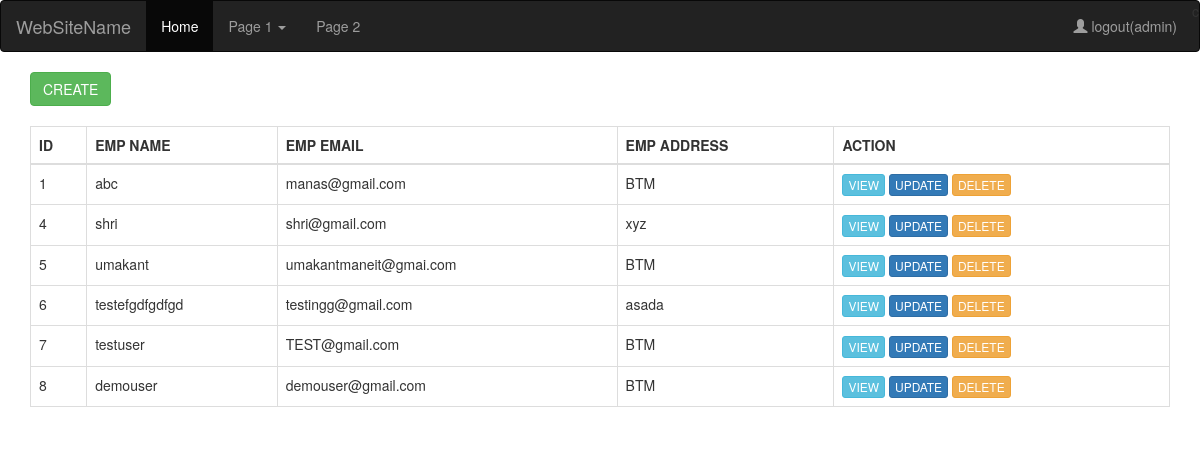
The app's page / (signed in) with its own data.
### crud/models.py (models this page shows, shortened)
class Employee(models.Model):
    emp_name = models.CharField(max_length=50)
    emp_email = models.EmailField(unique=True)
    emp_address = models.CharField(max_length=250)
    class Meta:
        db_table = 'emp'

### crud/views.py (the view)
# urls.py: url(r'^$', views.index),
def index(request):
    resultSet = Employee.objects.raw('select * from emp')
    return render(request, 'crud/index.html', {'data':resultSet})

### crud/templates/crud/index.html (shortened to what this page needs)
{% extends 'layout.html' %}
{% block content %}
<a href="/create" class="btn btn-success">CREATE</a></br></br>
<table class="table table-bordered">
    <thead>
      <tr>
        <th>ID</th>
        <th>EMP NAME</th>
        <th>EMP EMAIL</th>
          <th>EMP ADDRESS</th>
          <th>ACTION</th>
      </tr>
    </thead>
    <tbody>
     {% for row in data %}
     <tr>
         <td>{{ row.id }}</td>
         <td>{{ row.emp_name }}</td>
         <td> {{ row.emp_email }}</td>
         <td>{{ row.emp_address }}</td>
         <td>
            <span>
                <a class="btn btn-info btn-xs" href="/view?id={{ row.id }}">VIEW</a>
                <a class="btn btn-primary btn-xs" href="/update?email={{ row.emp_email }}">UPDATE</a>
                <a class="btn btn-warning btn-xs" onclick="return deleteRow()" href="/delete?id={{row.id}}">DELETE</a>
            </span>
         </td>
     </tr>
     {% endfor %}
    </tbody>
  </table>
{% endblock %}

### student/templates/layout.html (shortened to what this page needs)
<!DOCTYPE html>
<html lang="en">
<head>
  <link rel="stylesheet" href="https://maxcdn.bootstrapcdn.com/bootstrap/3.3.7/css/bootstrap.min.css">
</head>
<body>
<nav class="navbar navbar-inverse">
  <div class="container-fluid">
    <div class="navbar-header">
      <a class="navbar-brand" href="#">WebSiteName</a>
    </div>
    <ul class="nav navbar-nav">
      <li class="active"><a href="#">Home</a></li>
      <li class="dropdown"><a class="dropdown-toggle" data-toggle="dropdown" href="#">Page 1 <span class="caret"></span></a>
      </li>
      <li><a href="#">Page 2</a></li>
    </ul>
    <ul class="nav navbar-nav navbar-right">
      {% if request.user.username %}
  <li><a href="/logout"><span class="glyphicon glyphicon-user"></span> logout({{ request.user.username }})</a></li>c
      {%  else %}
      <li><a href="/signup"><span class="glyphicon glyphicon-user"></span> signup</a></li>
      <li><a href="/login"><span class="glyphicon glyphicon-log-in"></span> login</a></li>
      {% endif %}
    </ul>
  </div>
</nav>
<div class="container">
   {% block content %}
    {% endblock %}
</div>
</body>
</html>

### records on screen
Employee: id "1", emp_name "abc", emp_email "manas@gmail.com", emp_address "BTM"
Employee: id "4", emp_name "shri", emp_email "shri@gmail.com", emp_address "xyz"
Employee: id "5", emp_name "umakant", emp_email "umakantmaneit@gmai.com", emp_address "BTM"
Employee: id "6", emp_name "testefgdfgdfgd", emp_email "testingg@gmail.com", emp_address "asada"
Employee: id "7", emp_name "testuser", emp_email "TEST@gmail.com", emp_address "BTM"
Employee: id "8", emp_name "demouser", emp_email "demouser@gmail.com", emp_address "BTM"

### other values on screen
{{ request.user.username }} "admin"
